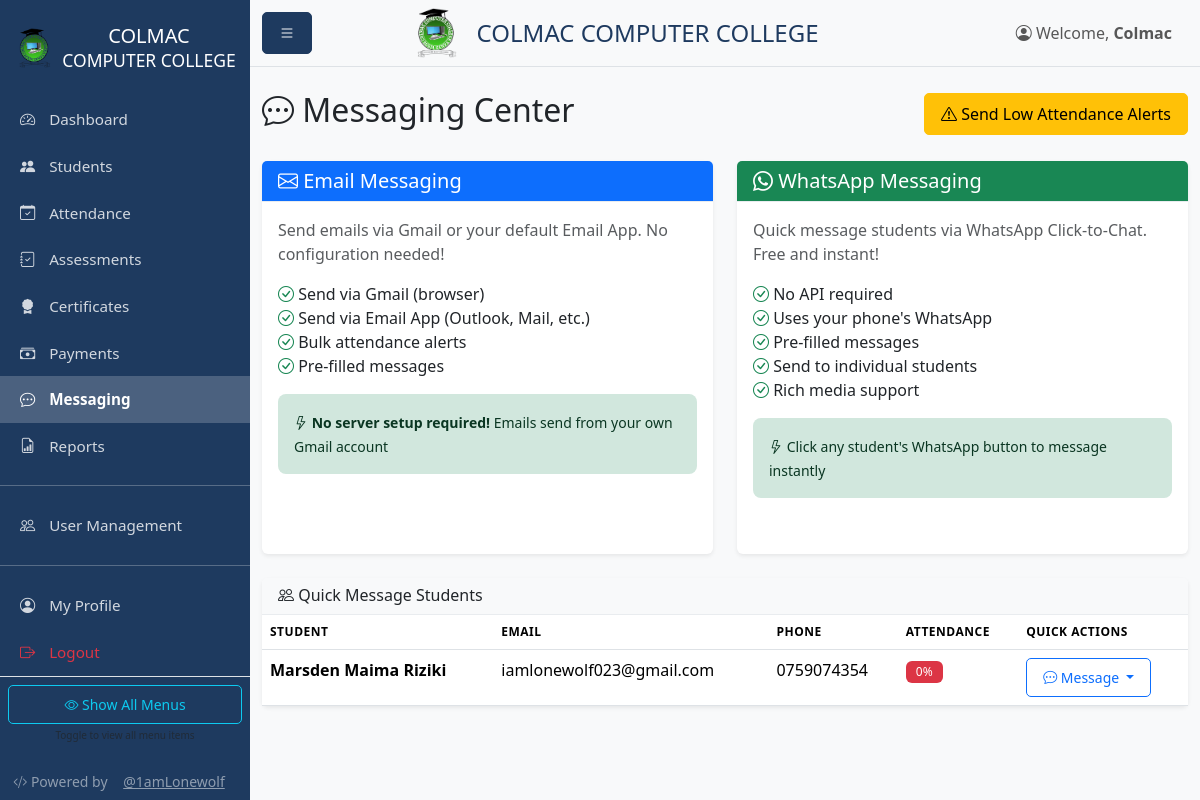
Before: /messaging (signed in) with the older database file.
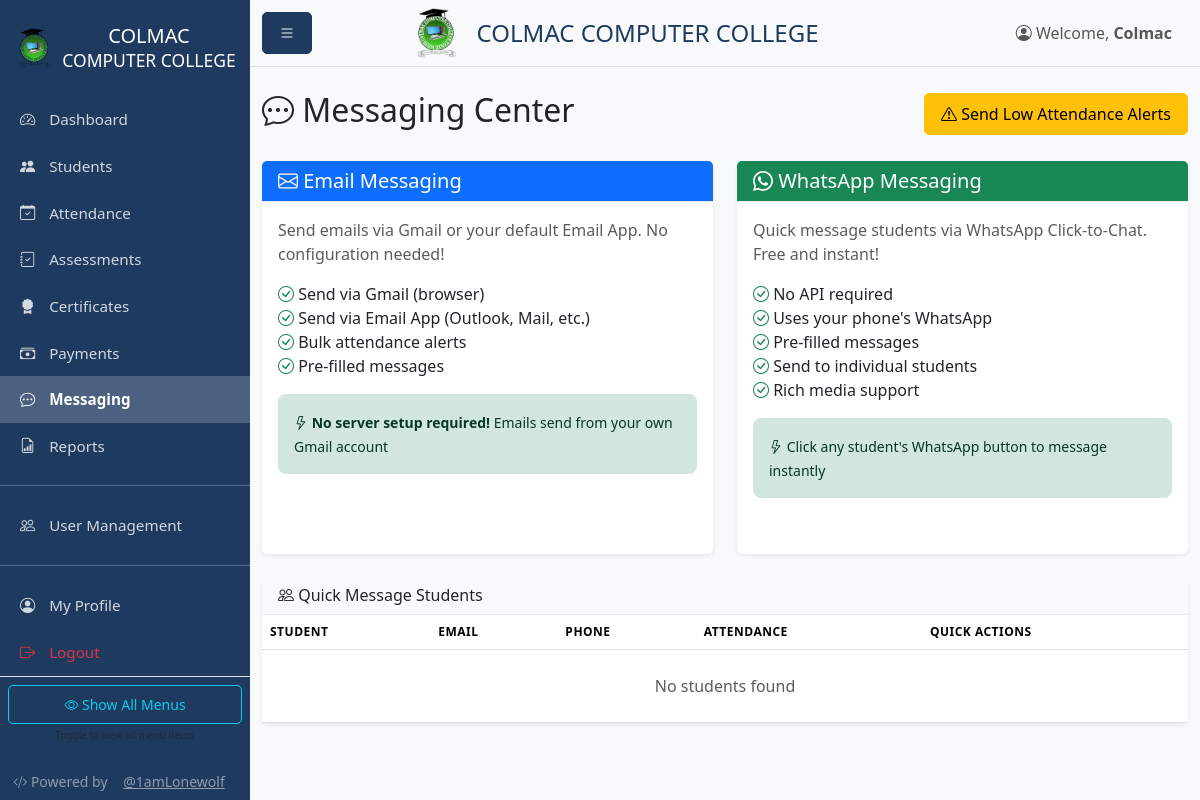
After: the same page with the newer database file.
### models.py (models this page shows, shortened)
class Student(db.Model):
    id = db.Column(db.Integer, primary_key=True)
    name = db.Column(db.String(100), nullable=False)
    phone = db.Column(db.String(20))
    email = db.Column(db.String(120))
    id_number = db.Column(db.String(50))  # National ID or student ID
    gender = db.Column(db.String(10))
    enrollment_date = db.Column(db.DateTime, default=datetime.utcnow)
    cohort = db.Column(db.String(50))  # e.g., "Jan-Mar 2026"
    status = db.Column(db.String(20), default='active')  # active, completed, dropped
    created_at = db.Column(db.DateTime, default=datetime.utcnow)
    updated_at = db.Column(db.DateTime, default=datetime.utcnow, onupdate=datetime.utcnow)
    attendances = db.relationship('Attendance', backref='student', lazy=True, cascade='all, delete-orphan')
    assessments = db.relationship('Assessment', backref='student', lazy=True, cascade='all, delete-orphan')
    certificates = db.relationship('Certificate', backref='student', lazy=True, cascade='all, delete-orphan')
    payments = db.relationship('Payment', backref='student', lazy=True, cascade='all, delete-orphan')
    @property
    def attendance_rate(self):
        if not self.attendances:
            return 0
        present = sum(1 for a in self.attendances if a.present)
        return round((present / len(self.attendances)) * 100, 1)

### blueprints/messaging.py (the view)
@messaging_bp.route('')
@login_required
def index():
    students = Student.query.all()
    return render_template('messaging/index.html', students=students)

### app.py (called while the page is built)
@app.context_processor
def inject_config():
    return {
        'COURSE_FEE': app.config['COURSE_FEE'],
        'COURSE_NAME': app.config['COURSE_NAME']
    }

### models.py (called while the page is built)
def init_login_manager(app):
    login_manager.init_app(app)
    login_manager.login_view = 'auth.login'
    @login_manager.user_loader
    def load_user(user_id):
        return User.query.get(int(user_id))

    @property
    def is_admin(self):
        return self.role == 'admin'

    @property
    def is_instructor(self):
        return self.role in ['admin', 'instructor']

    @property
    def is_receptionist(self):
        return self.role in ['admin', 'receptionist']

    def get_permissions(self):
        import json
        try:
            return json.loads(self.custom_permissions or '{}')
        except:
            return {}

    def has_permission(self, key):
        perms = self.get_permissions()
        return perms.get(key, False)

### templates/messaging/index.html (shortened to what the changed rows need)
{% extends "base.html" %}
{% block content %}
<div class="d-flex justify-content-between align-items-center mb-4">
    <h2><i class="bi bi-chat-dots"></i> Messaging Center</h2>
</div>
<div class="card">
    <div class="card-body p-0">
        <div class="table-responsive">
            <table class="table table-hover mb-0">
                <thead class="bg-light">
                    <tr>
                        <th>Student</th>
                        <th>Email</th>
                        <th>Phone</th>
                        <th>Attendance</th>
                        <th>Quick Actions</th>
                    </tr>
                </thead>
                <tbody>
                    {% for student in students %}
                    <tr>
                        <td><strong>{{ student.name }}</strong></td>
                        <td>{{ student.email or '-' }}</td>
                        <td>{{ student.phone or '-' }}</td>
                        <td>
                            {% if student.attendance_rate < 70 %}
                                <span class="badge bg-danger">{{ student.attendance_rate }}%</span>
                            {% elif student.attendance_rate < 85 %}
                                <span class="badge bg-warning">{{ student.attendance_rate }}%</span>
                            {% else %}
                                <span class="badge bg-success">{{ student.attendance_rate }}%</span>
                            {% endif %}
                        </td>
                        <td>
                            <div class="dropdown">
                                <button class="btn btn-sm btn-outline-primary dropdown-toggle" type="button"
                                        data-bs-toggle="dropdown" aria-expanded="false">
                                    <i class="bi bi-chat-dots"></i> Message
                                </button>
                            </div>
                        </td>
                    </tr>
                    {% else %}
                    <tr>
                        <td colspan="5" class="text-center text-muted py-4">
                            No students found
                        </td>
                    </tr>
                    {% endfor %}
                </tbody>
            </table>
        </div>
    </div>
</div>
{% endblock %}

Changed rows visible on the page:
removed Student: name "Marsden Maima Riziki", email "iamlonewolf023@gmail.com", phone "0759074354", attendance_rate "0"
Other visible differences:
text now shown: "No students found"
